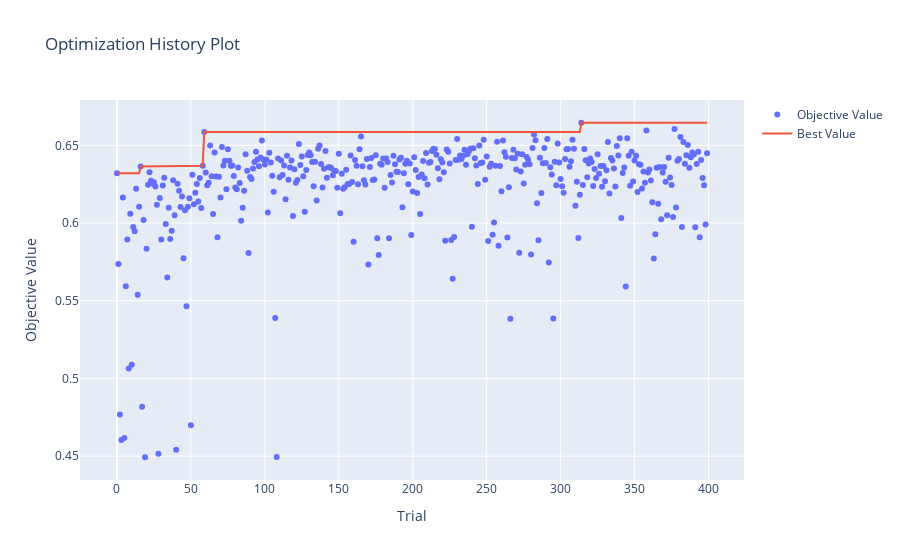

Source (notebook cell):
### Code cell
optuna.visualization.plot_optimization_history(study)

### Figure 1 — Plotly figure (JSON) as saved in the notebook; plotly's stock layout.template omitted (floating-point values rounded to 4 significant figures; data arrays with more than 128 entries replaced by an {"elided": "..."} marker saying what was removed)
{"data": [{"mode": "markers", "name": "Objective Value", "type": "scatter", "x": {"elided": "400 int values"}, "y": {"elided": "400 float values"}}, {"mode": "lines", "name": "Best Value", "type": "scatter", "x": {"elided": "400 int values"}, "y": {"elided": "400 float values"}}, {"marker": {"color": "#cccccc"}, "mode": "markers", "name": "Infeasible Trial", "showlegend": false, "type": "scatter", "x": [], "y": []}], "layout": {"title": {"text": "Optimization History Plot"}, "xaxis": {"title": {"text": "Trial"}}, "yaxis": {"title": {"text": "Objective Value"}}}}
